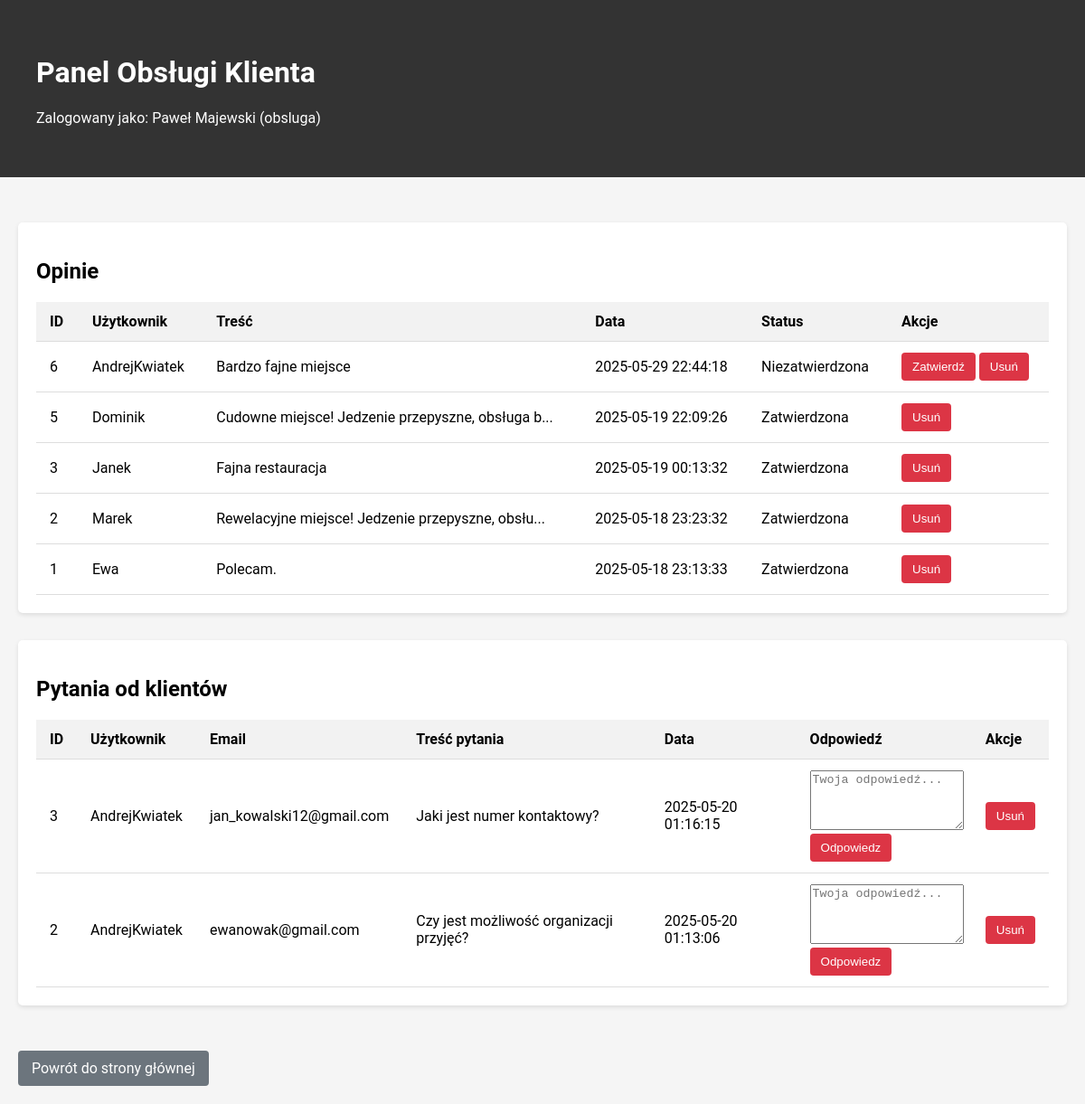
The page /client_service_dashboard.php (signed in) on the database its author committed.
### tables this page shows
CREATE TABLE `opinie` (
  `id` int(11) NOT NULL,
  `uzytkownik_id` int(11) DEFAULT NULL,
  `nazwa_uzytkownika` varchar(100) NOT NULL,
  `tresc` text DEFAULT NULL,
  `data_dodania` datetime DEFAULT current_timestamp(),
  `zatwierdzona` tinyint(1) DEFAULT 0
);

CREATE TABLE `pytania` (
  `id` int(11) NOT NULL,
  `uzytkownik_id` int(11) DEFAULT NULL,
  `imie` varchar(100) NOT NULL,
  `email` varchar(100) DEFAULT NULL,
  `tresc` text NOT NULL,
  `data_dodania` datetime DEFAULT current_timestamp()
);

CREATE TABLE `uzytkownicy` (
  `id` int(11) NOT NULL,
  `imie` varchar(50) DEFAULT NULL,
  `nazwisko` varchar(50) DEFAULT NULL,
  `nazwa_uzytkownika` varchar(50) DEFAULT NULL,
  `email` varchar(100) DEFAULT NULL,
  `haslo` varchar(200) DEFAULT NULL,
  `uprawnienia` enum('uzytkownik','admin','wlasciciel','obsluga') NOT NULL DEFAULT 'uzytkownik',
  `remember_token` varchar(64) DEFAULT NULL,
  `token_expiry` datetime DEFAULT NULL
);

### client_service_dashboard.php (the view, shortened to what this page needs)
<?php
require_once 'db_config.php';
$userName = $_SESSION['user_name'];
$opinions = $pdo->query("SELECT id, nazwa_uzytkownika, tresc, data_dodania, zatwierdzona FROM opinie ORDER BY data_dodania DESC")->fetchAll();
$questions = $pdo->query("SELECT p.id, p.email, p.tresc, p.data_dodania, u.nazwa_uzytkownika FROM pytania p LEFT JOIN uzytkownicy u ON p.uzytkownik_id = u.id ORDER BY p.data_dodania DESC")->fetchAll();
?>
<!DOCTYPE html>
<html lang="pl">
<head>
    <link rel="stylesheet" href="admin_dashboard.css" />
</head>
<body>
    <div class="header">
        <div class="container">
            <h1>Panel Obsługi Klienta</h1>
            <p>Zalogowany jako: <?= htmlspecialchars($userName) ?> (<?= htmlspecialchars($_SESSION['user_role']) ?>)</p>
        </div>
    </div>
    <div class="container">
        <div class="section">
            <h2>Opinie</h2>
            <table>
                <thead>
                    <tr>
                        <th>ID</th>
                        <th>Użytkownik</th>
                        <th>Treść</th>
                        <th>Data</th>
                        <th>Status</th>
                        <th>Akcje</th>
                    </tr>
                </thead>
                <tbody>
                    <?php foreach ($opinions as $opinion): ?>
                        <tr>
                            <td><?= htmlspecialchars($opinion['id']) ?></td>
                            <td><?= htmlspecialchars($opinion['nazwa_uzytkownika']) ?></td>
                            <td><?= htmlspecialchars(mb_strimwidth($opinion['tresc'], 0, 50, '...')) ?></td>
                            <td><?= htmlspecialchars($opinion['data_dodania']) ?></td>
                            <td><?= $opinion['zatwierdzona'] ? 'Zatwierdzona' : 'Niezatwierdzona' ?></td>
                            <td>
                                <?php if (!$opinion['zatwierdzona']): ?>
                                    <form method="POST" style="display:inline;">
                                        <button type="submit" name="zatwierdz_opinion" class="btn">Zatwierdź</button>
                                    </form>
                                <?php endif; ?>
                                <form method="POST" style="display:inline;">
                                    <button type="submit" name="delete_opinion" class="btn" onclick="return confirm('Czy na pewno chcesz usunąć tę opinię?')">Usuń</button>
                                </form>
                            </td>
                        </tr>
                    <?php endforeach; ?>
                </tbody>
            </table>
        </div>
        <div class="section">
            <h2>Pytania od klientów</h2>
            <table>
                <thead>
                    <tr>
                        <th>ID</th>
                        <th>Użytkownik</th>
                        <th>Email</th>
                        <th>Treść pytania</th>
                        <th>Data</th>
                        <th>Odpowiedź</th>
                        <th>Akcje</th>
                    </tr>
                </thead>
                <tbody>
                    <?php foreach ($questions as $question): ?>
                        <tr>
                            <td><?= htmlspecialchars($question['id']) ?></td>
                            <td><?= htmlspecialchars($question['nazwa_uzytkownika'] ?? 'Anonim') ?></td>
                            <td><?= htmlspecialchars($question['email']) ?></td>
                            <td><?= htmlspecialchars(mb_strimwidth($question['tresc'], 0, 50, '...')) ?></td>
                            <td><?= htmlspecialchars($question['data_dodania']) ?></td>
                            <td>
                                <form method="POST" class="answer-form">
                                    <textarea name="answer_text" placeholder="Twoja odpowiedź..."></textarea><br>
                                    <button type="submit" name="answer_question" class="btn">Odpowiedz</button>
                                </form>
                            </td>
                            <td>
                                <form method="POST" style="display:inline;">
                                    <button type="submit" name="delete_question" class="btn" onclick="return confirm('Czy na pewno chcesz usunąć to pytanie?')">Usuń</button>
                                </form>
                            </td>
                        </tr>
                    <?php endforeach; ?>
                </tbody>
            </table>
        </div>
        <a href="index.php" class="back-btn">Powrót do strony głównej</a>
    </div>
</body>
</html>

### admin_dashboard.css (style rules this page uses)
body { font-family: 'Roboto', sans-serif; margin: 0; padding: 0; background-color: #f5f5f5; }
.container { max-width: 1200px; margin: 0 auto; padding: 20px; }
.header { background-color: #333; color: white; padding: 20px; margin-bottom: 30px; }
.section { background-color: white; border-radius: 5px; box-shadow: 0 2px 5px rgba(0,0,0,0.1); margin-bottom: 30px; padding: 20px; }
table { width: 100%; border-collapse: collapse; }
th, td { padding: 12px 15px; text-align: left; border-bottom: 1px solid #ddd; }
th { background-color: #f2f2f2; }
.btn { padding: 8px 12px; background-color: #dc3545; color: white; border: none; border-radius: 4px; cursor: pointer; }
.back-btn { display: inline-block; margin-top: 20px; padding: 10px 15px; background-color: #6c757d; color: white; text-decoration: none; border-radius: 4px; }

### client_service_dashboard.php (style rules this page uses)
.answer-form textarea { width: 100%; height: 60px; }

### rows shown on the page
opinie: id "6", nazwa_uzytkownika "AndrejKwiatek", tresc "Bardzo fajne miejsce", data_dodania "2025-05-29 22:44:18", zatwierdzona "Niezatwierdzona"
opinie: id "5", nazwa_uzytkownika "Dominik", tresc "Cudowne miejsce! Jedzenie przepyszne, obsługa b...", data_dodania "2025-05-19 22:09:26", zatwierdzona "Zatwierdzona"
opinie: id "3", nazwa_uzytkownika "Janek", tresc "Fajna restauracja", data_dodania "2025-05-19 00:13:32", zatwierdzona "Zatwierdzona"
opinie: id "2", nazwa_uzytkownika "Marek", tresc "Rewelacyjne miejsce! Jedzenie przepyszne, obsłu...", data_dodania "2025-05-18 23:23:32", zatwierdzona "Zatwierdzona"
opinie: id "1", nazwa_uzytkownika "Ewa", tresc "Polecam.", data_dodania "2025-05-18 23:13:33", zatwierdzona "Zatwierdzona"
pytania: id "3", uzytkownik.nazwa_uzytkownika "AndrejKwiatek", email "jan_kowalski12@gmail.com", tresc "Jaki jest numer kontaktowy?", data_dodania "2025-05-20 01:16:15"
pytania: id "2", uzytkownik.nazwa_uzytkownika "AndrejKwiatek", email "ewanowak@gmail.com", tresc "Czy jest możliwość organizacji przyjęć?", data_dodania "2025-05-20 01:13:06"

### other values the page prints
$userName "Paweł Majewski"
$_SESSION['user_role'] "obsluga"
